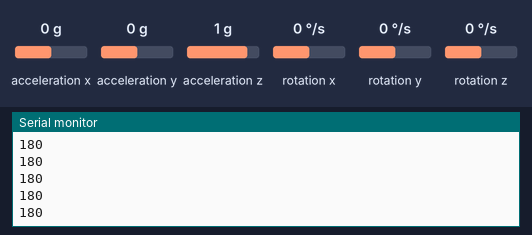
Bench run of a sketch on a simulated Arduino Uno, built with avr-gcc and run on an emulated ATmega328P. Parts: the last lines printed to the serial monitor. The inputs (shaded band) are chosen by the test bench; at power-on: rotation z 0 °/s, acceleration x 0 g, acceleration y 0 g, acceleration z 1 g, rotation x 0 °/s, rotation y 0 °/s.

Above: at 1.7 s.
1.8 s: rotation z set to -192 °/s
At 1.93 s:
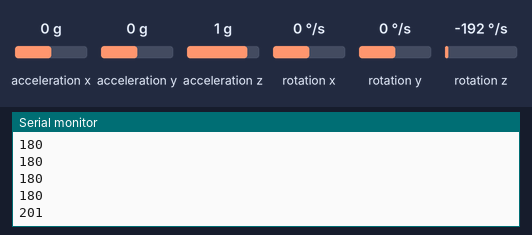
3.3 s: acceleration x set to -1.4 g
At 3.36 s:
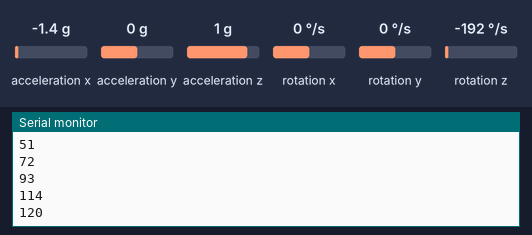
4.8 s: acceleration y set to -1.4 g
At 4.89 s:
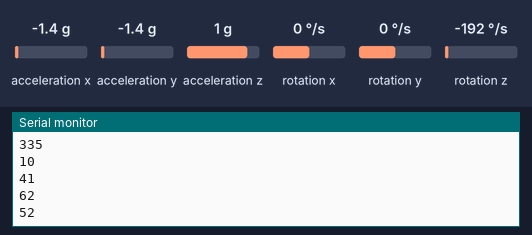
6.3 s: acceleration z set to -1.4 g
At 6.31 s:
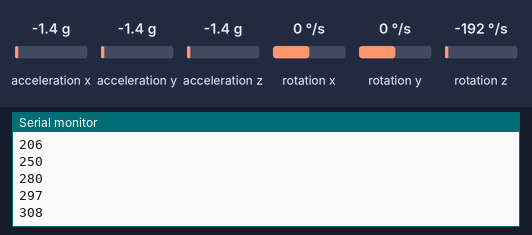
Timing chart, 0 to 8.8 s (numbered marks = the images above; inputs shaded):
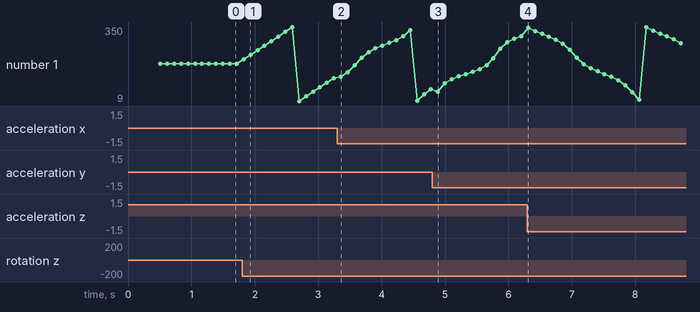

The sketch:

sketch_nov02b_jairo.ino
```cpp
#include <Wire.h>
#include <MPU6050_6Axis_MotionApps20.h>

#define Gyro_X 58
#define Gyro_Y 19
#define Gyro_Z -1
#define Accel_Z 640

MPU6050 mpu;
static uint8_t mpuIntStatus;
static bool dmpReady = false;  // set true if DMP init was successful
static uint16_t packetSize;    // expected DMP packet size (default is 42 bytes)

int16_t  Gyro_Now = 0, Gyro = 0, Gyro_Offset = 0;
uint16_t fifoCount;
uint8_t fifoBuffer[64]; // FIFO storage buffer                 // orientation/motion vars
Quaternion q;           // [w, x, y, z]         quaternion container
VectorFloat gravity;    // [x, y, z]            gravity vector
float ypr[3];           // [yaw, pitch, roll]   yaw/pitch/roll container and gravity vector

void setup() {
  Serial.begin(9600);
  Wire.begin();

  Gryo_Start();
}

void loop() {
GyroGet();

Serial.println(Gyro);
delay(100);
}

void GyroGet() {
  mpuIntStatus = false;
  mpuIntStatus = mpu.getIntStatus();
  fifoCount = mpu.getFIFOCount();
  if ((mpuIntStatus & 0x10) || fifoCount == 1024) {
    mpu.resetFIFO();
  }
  else if (mpuIntStatus & 0x02) {
    while (fifoCount < packetSize) fifoCount = mpu.getFIFOCount();
    mpu.getFIFOBytes(fifoBuffer, packetSize);
    fifoCount -= packetSize;
    mpu.dmpGetQuaternion(&q, fifoBuffer);
    mpu.dmpGetGravity(&gravity, &q);
    mpu.dmpGetYawPitchRoll(ypr, &q, &gravity);
    Gyro_Now = degrees(ypr[0]) + 180;
    Gyro = Gyro_Now + Gyro_Offset;
    if (Gyro < 0) Gyro += 360;
    if (Gyro > 359) Gyro -= 360;
  }
}

void Gryo_Start() {
  mpu.initialize();
  if (mpu.testConnection() != true) {
    Serial.println("MPU disconection");
    while (true) {}
  }
  if (mpu.dmpInitialize() != 0) {
    Serial.println("MPU break");
    while (true) {}
  }
  mpu.setXGyroOffset(Gyro_X);
  mpu.setYGyroOffset(Gyro_Y);
  mpu.setZGyroOffset(Gyro_Z);
  mpu.setZAccelOffset(Accel_Z);
  mpu.setDMPEnabled(true);
  mpuIntStatus = mpu.getIntStatus();
  dmpReady = true;
  packetSize = mpu.dmpGetFIFOPacketSize();
}
```

Measured:
- after the input at 1.8 s, the serial monitor: prints a new line at once (image 1)
- after the input at 3.3 s, the serial monitor: prints a new line after 0.06 s (image 2)
- after the input at 4.8 s, the serial monitor: prints a new line after 0.09 s (image 3)
- plotted number 1: 180 → 114 after the input at 1.8 s, 114 → 62 after the input at 3.3 s, 308 → 276 after the input at 6.3 s
